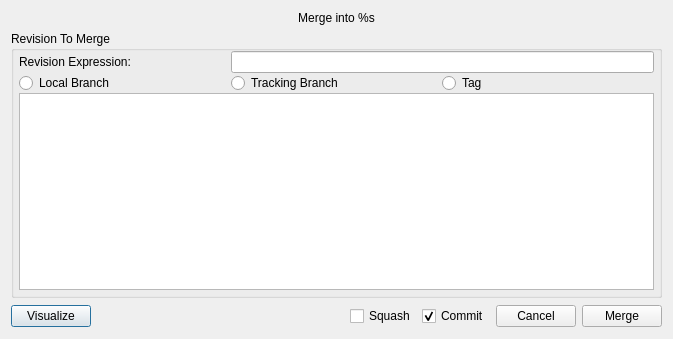
<ui version="4.0" >
 <class>merge</class>
 <widget class="QDialog" name="merge" >
  <property name="geometry" >
   <rect>
    <x>0</x>
    <y>0</y>
    <width>673</width>
    <height>339</height>
   </rect>
  </property>
  <property name="windowTitle" >
   <string>Merge</string>
  </property>
  <layout class="QVBoxLayout" >
   <item>
    <widget class="QLabel" name="label" >
     <property name="text" >
      <string>Merge into %s</string>
     </property>
     <property name="alignment" >
      <set>Qt::AlignCenter</set>
     </property>
    </widget>
   </item>
   <item>
    <widget class="QGroupBox" name="groupBox" >
     <property name="title" >
      <string>Revision To Merge</string>
     </property>
     <layout class="QGridLayout" >
      <property name="leftMargin" >
       <number>5</number>
      </property>
      <property name="topMargin" >
       <number>0</number>
      </property>
      <property name="rightMargin" >
       <number>5</number>
      </property>
      <property name="bottomMargin" >
       <number>5</number>
      </property>
      <property name="horizontalSpacing" >
       <number>0</number>
      </property>
      <property name="verticalSpacing" >
       <number>0</number>
      </property>
      <item row="0" column="0" >
       <widget class="QLabel" name="label_2" >
        <property name="text" >
         <string>Revision Expression:</string>
        </property>
       </widget>
      </item>
      <item row="0" column="1" colspan="2" >
       <widget class="QLineEdit" name="revision" />
      </item>
      <item row="1" column="0" >
       <widget class="QRadioButton" name="radio_local" >
        <property name="text" >
         <string>Local Branch</string>
        </property>
       </widget>
      </item>
      <item row="1" column="1" >
       <widget class="QRadioButton" name="radio_remote" >
        <property name="text" >
         <string>Tracking Branch</string>
        </property>
       </widget>
      </item>
      <item row="1" column="2" >
       <widget class="QRadioButton" name="radio_tag" >
        <property name="text" >
         <string>Tag</string>
        </property>
       </widget>
      </item>
      <item row="2" column="0" colspan="3" >
       <widget class="QListWidget" name="revision_list" >
        <property name="alternatingRowColors" >
         <bool>true</bool>
        </property>
       </widget>
      </item>
     </layout>
    </widget>
   </item>
   <item>
    <layout class="QHBoxLayout" >
     <item>
      <widget class="QPushButton" name="button_viz" >
       <property name="text" >
        <string>Visualize</string>
       </property>
      </widget>
     </item>
     <item>
      <spacer>
       <property name="orientation" >
        <enum>Qt::Horizontal</enum>
       </property>
       <property name="sizeHint" >
        <size>
         <width>231</width>
         <height>24</height>
        </size>
       </property>
      </spacer>
     </item>
     <item>
      <widget class="QCheckBox" name="checkbox_squash" >
       <property name="text" >
        <string>Squash</string>
       </property>
      </widget>
     </item>
     <item>
      <widget class="QCheckBox" name="checkbox_commit" >
       <property name="text" >
        <string>Commit</string>
       </property>
       <property name="checked" >
        <bool>true</bool>
       </property>
      </widget>
     </item>
     <item>
      <widget class="QPushButton" name="button_cancel" >
       <property name="text" >
        <string>Cancel</string>
       </property>
      </widget>
     </item>
     <item>
      <widget class="QPushButton" name="button_merge" >
       <property name="text" >
        <string>Merge</string>
       </property>
      </widget>
     </item>
    </layout>
   </item>
  </layout>
 </widget>
 <resources/>
 <connections>
  <connection>
   <sender>button_cancel</sender>
   <signal>clicked()</signal>
   <receiver>merge</receiver>
   <slot>reject()</slot>
   <hints>
    <hint type="sourcelabel" >
     <x>540</x>
     <y>316</y>
    </hint>
    <hint type="destinationlabel" >
     <x>336</x>
     <y>169</y>
    </hint>
   </hints>
  </connection>
 </connections>
</ui>
